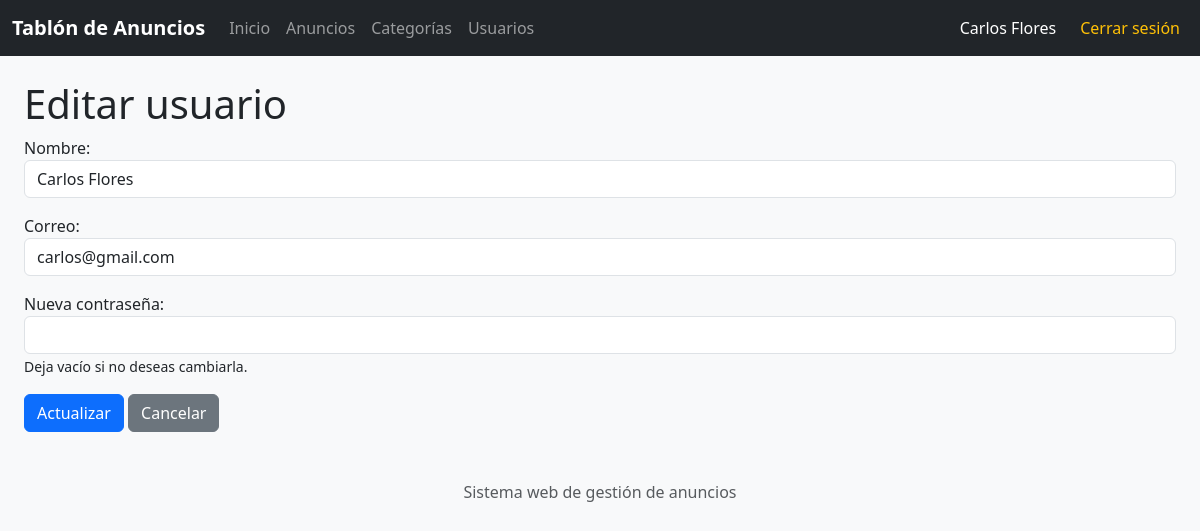
/usuarios/edit/2 (signed in), run on the app's committed database.
### blueprintapp/usuarios/models.py (models this page shows, shortened)
class Usuario(db.Model):
    __tablename__ = "usuarios"
    id = db.Column(db.Integer, primary_key=True)
    nombre = db.Column(db.String,nullable=False)
    email = db.Column(db.String,unique=True,nullable=False)
    password = db.Column(db.String,nullable=False)

### blueprintapp/usuarios/routes.py (the view, shortened to what this page needs)
@bp_usuario.route("/edit/<int:id>", methods=['GET', 'POST'])
def edit(id):
    usuario = Usuario.query.get_or_404(id)
    if request.method == 'GET':
        return render_template('usuarios/edit.html',usuario=usuario)

### blueprintapp/usuarios/templates/usuarios/edit.html
{% extends "base.html" %}
{% block content %}
<h1>Editar usuario</h1>
<form action="{{ url_for('bp_usuario.edit', id=usuario.id) }}" method="POST">
    <div class="mb-3">
        <label>Nombre:</label>
        <input type="text" name="nombre" value="{{ usuario.nombre }}" class="form-control" required>
    </div>
    <div class="mb-3">
        <label>Correo:</label>
        <input type="email" name="email" value="{{ usuario.email }}" class="form-control" required>
    </div>
    <div class="mb-3">
        <label>Nueva contraseña:</label>
        <input type="password" name="password" class="form-control" minlength="6">
        <small>Deja vacío si no deseas cambiarla.</small>
    </div>
    <input type="submit" value="Actualizar" class="btn btn-primary">
    <a href="{{ url_for('bp_usuario.index') }}" class="btn btn-secondary">
        Cancelar
    </a>
</form>
{% endblock %}

### blueprintapp/templates/base.html (shortened to what this page needs)
<!DOCTYPE html>
<html lang="es">
<head>
    <link href="https://cdn.jsdelivr.net/npm/bootstrap@5.3.3/dist/css/bootstrap.min.css" rel="stylesheet">
</head>
<body class="bg-light">
    <nav class="navbar navbar-expand-lg navbar-dark bg-dark">
        <div class="container-fluid">
            <a class="navbar-brand fw-bold" href="{{ url_for('bp_core.index') }}">
                Tablón de Anuncios
            </a>
            <div class="collapse navbar-collapse" id="menu">
                <div class="navbar-nav me-auto">
                    <a class="nav-link" href="{{ url_for('bp_core.index') }}">
                        Inicio
                    </a>
                    <a class="nav-link" href="{{ url_for('bp_anuncio.index') }}">
                        Anuncios
                    </a>
                    <a class="nav-link" href="{{ url_for('bp_categoria.index') }}">
                        Categorías
                    </a>
                    <a class="nav-link" href="{{ url_for('bp_usuario.index') }}">
                        Usuarios
                    </a>
                </div>
                <div class="navbar-nav">
                    {% if session.get('usuario_id') %}
                    <span class="navbar-text text-white me-3">
                        {{ session.get('usuario') }}
                    </span>
                    <a class="nav-link text-warning" href="{{ url_for('bp_auth.logout') }}">
                        Cerrar sesión
                    </a>
                    {% else %}
                    <a class="nav-link" href="{{ url_for('bp_auth.login') }}">
                        Iniciar sesión
                    </a>
                    {% endif %}
                </div>
            </div>
        </div>
    </nav>
    <main class="container-fluid mt-4 px-4">
        {% block content %}
        {% endblock %}
    </main>
    <footer class="text-center text-muted py-4 mt-4">
        Sistema web de gestión de anuncios
    </footer>
</body>
</html>

### data on the page
Usuario: get "Carlos Flores", nombre "Carlos Flores", email "carlos@gmail.com"
